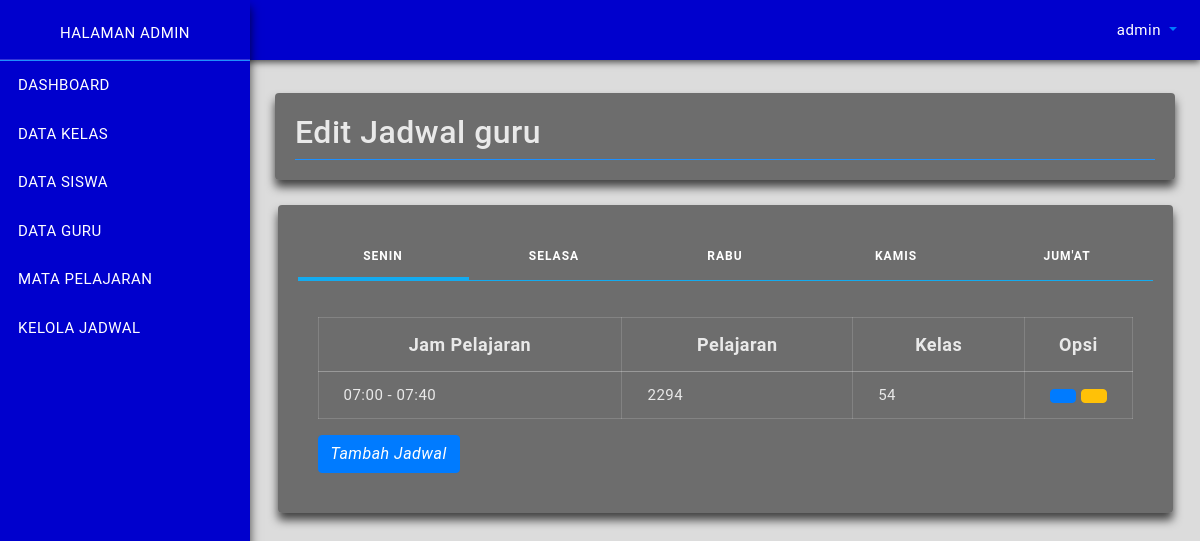
The app's page /admin/edit_jadwal_guru.php?nip=91283 (signed in) with its own data.
### tables this page shows
CREATE TABLE `tb_jadwal` (
  `id_jadwal` int(5) NOT NULL,
  `id_matpel` int(5) NOT NULL,
  `nip` bigint(20) NOT NULL,
  `jam_pelajaran` varchar(30) NOT NULL,
  `id_kelas` int(5) NOT NULL,
  `hari` varchar(10) NOT NULL
);

### admin/edit_jadwal_guru.php (the view, shortened to what this page needs)
<?php
  require_once('partials/header.php');
  require_once('config.php');
?>
    <div class="content-wrapper">
        <div class="container-fluid"><br>
        	<div class="card">
                <div class="card-body">
                    <h2><i class="icon-note"></i> Edit Jadwal guru</h2>
                    <div class="dropdown-divider"></div>
                </div>
            </div>
            <div class="row">
				<div class="col">
                    <div class="card">
                        <div class="card-body">
                            <ul class="nav nav-tabs nav-tabs-primary top-icon nav-justified">
                                <li class="nav-item">
                                    <a href="javascript:void();" data-target="#senin" data-toggle="pill" class="nav-link active"><i class='icon-note'></i> <span class="hidden-xs">Senin</span></a>
                                </li>
                                <li class="nav-item">
                                    <a href="javascript:void();" data-target="#selasa" data-toggle="pill" class="nav-link"><i class='icon-note'></i> <span class="hidden-xs">Selasa</span></a>
                                </li>
                                <li class="nav-item">
                                    <a href="javascript:void();" data-target="#rabu" data-toggle="pill" class="nav-link"><i class='icon-note'></i> <span class="hidden-xs">Rabu</span></a>
                                </li>
                                <li class="nav-item">
                                    <a href="javascript:void();" data-target="#kamis" data-toggle="pill" class="nav-link"><i class='icon-note'></i> <span class="hidden-xs">Kamis</span></a>
                                </li>
                                <li class="nav-item">
                                    <a href="javascript:void();" data-target="#jumat" data-toggle="pill" class="nav-link"><i class='icon-note'></i> <span class="hidden-xs">Jum'at</span></a>
                                </li>
                            </ul>
                            <div class="tab-content">
                                <div class="tab-pane active" id="senin">
                                    <div class="card-body">
										<div class="table-responsive">
											<table class="table">
						                  		<thead align="center">
							                    	<tr>
							                     		<th>Jam Pelajaran</th>
							                      		<th>Pelajaran</th>
							                      		<th>Kelas</th>
							                      		<th style="width: 15px;">Opsi</th>
							                    	</tr>
							                  	</thead>
						                  		<tbody>
													<?php
														$guru = $_GET['nip'];
														$sql = "SELECT * FROM tb_jadwal where (nip='$guru')&(hari='1')
														order by jam_pelajaran ASC";
														$query= mysqli_query($conn, $sql);
														while($jadwalGuru = mysqli_fetch_array($query)){
															echo "<tr>";
																echo "<td>".$jadwalGuru['jam_pelajaran']."</td>";
																echo "<td>".$jadwalGuru['id_matpel']."</td>";
																echo "<td>".$jadwalGuru['id_kelas']."</td>";
																echo "<td>
																		<a href='#' class='btn btn-primary' title='".$jadwalGuru['id_jadwal']."' onclick='editJadwal(this)'><i class='icon-note'></i></a>
																		<a href='#' class='btn btn-warning text-white' title='".$jadwalGuru['id_jadwal']."' onclick='hapusJadwal(this)'><i class='icon-trash'></i></a>
																	 </td>";
														 	echo "</tr>";
														}
													 ?>
						                  		</tbody>
						                  	</table>
						                  	<?php
						                  		echo "<td>
														<a href='#' class='btn btn-primary text-white' title='".$jadwalGuru['id_jadwal']."' onclick='tambah(this)'><i class='zmdi zmdi-collection-plus'> Tambah Jadwal</i></a>
													</td>";
						                  	 ?>
						                </div>
                                  	</div>
                                </div>
                            </div>
                        </div>
                    </div>
                </div>
            </div>
        </div>
    </div>
	</div>
<?php
require_once('partials/footer.php');
?>

### assets/css/appstyle.css (style rules this page uses)
body { background-color: #DCDCDC; font-family: 'Roboto', sans-serif; font-size: 15px; color: rgba(255,255,255,.85); letter-spacing: 0.5px; }
::placeholder { color: #fff !important; opacity: .5 !important; }
a span { color: white; }
.row { margin-right: -12.5px; margin-left: -12.5px; }
.content-wrapper { margin-left: 250px; padding-top: 70px; padding-left: 10px; padding-right: 10px; padding-bottom: 70px; overflow-x: hidden; -webkit-transition: all 0.3s ease; -moz-transition: all 0.3s ease; -o-transition: all 0.3s ease; transition: all 0.3s ease; }
.dropdown-divider { margin: 0; border-top: 1px solid rgb(30, 144, 255); }
.card { margin-bottom: 25px; border: none; background-color: rgba(0,0,0,0.5); box-shadow: 0 7px 10px rgba(0, 0, 0, 0.7); }
.card .table td, .card .table th { padding-right: 25px; padding-left: 25px; }
.table { width: 100%; color: rgba(255,255,255,.85); }
.table thead th { font-size: 18px; padding-top: 13px; padding-bottom: 13px; border-bottom: 1px solid rgba(255, 255, 255, 0.3) }
.table-responsive { white-space:nowrap; }
.table-responsive td, .table-responsive th { border: 1px solid rgba(255, 255, 255, 0.15); }
.nav-tabs .nav-link { color: #ffffff; font-size: 12px; text-align: center; letter-spacing: 1px; font-weight: 600; margin: 0px; margin-bottom: 0; padding: 12px 20px; text-transform: uppercase; border: 0px solid transparent; border-top-left-radius: .25rem; border-top-right-radius: .25rem; }
.nav-tabs .nav-link i { margin-right: 2px; font-weight: 600; }
.top-icon.nav-tabs .nav-link i { margin: 0px; font-weight: 500; display: block; font-size: 20px; padding: 5px 0; }
.nav-tabs-primary.nav-tabs { border-bottom: 1px solid #14abef; }
.nav-tabs-primary .nav-link.active, .nav-tabs-primary .nav-item.show>.nav-link { color: #14abef; background-color: transparent; border-color: #14abef #14abef #fff; border-bottom: 4px solid #14abef; }
.card .tab-content { padding: 1rem 0 0 0; }

### records on screen
tb_jadwal: jam_pelajaran "07:00 - 07:40", id_matpel "2294", id_kelas "54"

### other values on screen
$_SESSION['username'] "admin"
